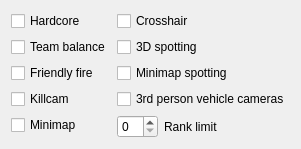
         <widget class="QWidget" name="tab_op_go">
          <attribute name="title">
           <string>Game Options</string>
          </attribute>
          <layout class="QGridLayout" name="gridLayout_7">
           <item row="2" column="0">
            <layout class="QFormLayout" name="formLayout_3">
             <property name="fieldGrowthPolicy">
              <enum>QFormLayout::ExpandingFieldsGrow</enum>
             </property>
             <property name="labelAlignment">
              <set>Qt::AlignLeading|Qt::AlignLeft|Qt::AlignVCenter</set>
             </property>
             <item row="0" column="0">
              <widget class="QCheckBox" name="checkBox_op_go_hardcore">
               <property name="locale">
                <locale language="English" country="UnitedStates"/>
               </property>
               <property name="text">
                <string>Hardcore</string>
               </property>
              </widget>
             </item>
             <item row="0" column="1">
              <widget class="QCheckBox" name="checkBox_op_go_crossHair">
               <property name="locale">
                <locale language="English" country="UnitedStates"/>
               </property>
               <property name="text">
                <string>Crosshair</string>
               </property>
              </widget>
             </item>
             <item row="1" column="0">
              <widget class="QCheckBox" name="checkBox_op_go_teamBalance">
               <property name="locale">
                <locale language="English" country="UnitedStates"/>
               </property>
               <property name="text">
                <string>Team balance</string>
               </property>
              </widget>
             </item>
             <item row="1" column="1">
              <widget class="QCheckBox" name="checkBox_op_go_3dSpotting">
               <property name="locale">
                <locale language="English" country="UnitedStates"/>
               </property>
               <property name="text">
                <string>3D spotting</string>
               </property>
              </widget>
             </item>
             <item row="2" column="0">
              <widget class="QCheckBox" name="checkBox_op_go_friendlyFire">
               <property name="locale">
                <locale language="English" country="UnitedStates"/>
               </property>
               <property name="text">
                <string>Friendly fire</string>
               </property>
              </widget>
             </item>
             <item row="2" column="1">
              <widget class="QCheckBox" name="checkBox_op_go_miniMapSpotting">
               <property name="locale">
                <locale language="English" country="UnitedStates"/>
               </property>
               <property name="text">
                <string>Minimap spotting</string>
               </property>
              </widget>
             </item>
             <item row="3" column="0">
              <widget class="QCheckBox" name="checkBox_op_go_killCam">
               <property name="locale">
                <locale language="English" country="UnitedStates"/>
               </property>
               <property name="text">
                <string>Killcam</string>
               </property>
              </widget>
             </item>
             <item row="3" column="1">
              <widget class="QCheckBox" name="checkBox_op_go_thirdPersonVehicleCameras">
               <property name="locale">
                <locale language="English" country="UnitedStates"/>
               </property>
               <property name="text">
                <string>3rd person vehicle cameras</string>
               </property>
              </widget>
             </item>
             <item row="4" column="0">
              <widget class="QCheckBox" name="checkBox_op_go_miniMap">
               <property name="locale">
                <locale language="English" country="UnitedStates"/>
               </property>
               <property name="text">
                <string>Minimap</string>
               </property>
              </widget>
             </item>
             <item row="4" column="1">
              <layout class="QHBoxLayout" name="horizontalLayout">
               <item>
                <widget class="QSpinBox" name="spinBox_op_go_rankLimit">
                 <property name="locale">
                  <locale language="English" country="UnitedStates"/>
                 </property>
                 <property name="maximum">
                  <number>50</number>
                 </property>
                </widget>
               </item>
               <item>
                <widget class="QLabel" name="label_op_go_rankLimit">
                 <property name="locale">
                  <locale language="English" country="UnitedStates"/>
                 </property>
                 <property name="text">
                  <string>Rank limit</string>
                 </property>
                </widget>
               </item>
               <item>
                <spacer name="horizontalSpacer">
                 <property name="locale">
                  <locale language="English" country="UnitedStates"/>
                 </property>
                 <property name="orientation">
                  <enum>Qt::Horizontal</enum>
                 </property>
                 <property name="sizeHint" stdset="0">
                  <size>
                   <width>40</width>
                   <height>20</height>
                  </size>
                 </property>
                </spacer>
               </item>
              </layout>
             </item>
            </layout>
           </item>
          </layout>
         </widget>
